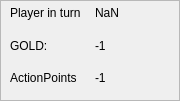
   <widget class="QFrame" name="info_frame">
    <property name="geometry">
     <rect>
      <x>19</x>
      <y>510</y>
      <width>180</width>
      <height>101</height>
     </rect>
    </property>
    <property name="frameShape">
     <enum>QFrame::StyledPanel</enum>
    </property>
    <property name="frameShadow">
     <enum>QFrame::Raised</enum>
    </property>
    <widget class="QWidget" name="gridLayoutWidget">
     <property name="geometry">
      <rect>
       <x>10</x>
       <y>0</y>
       <width>164</width>
       <height>91</height>
      </rect>
     </property>
     <layout class="QGridLayout" name="gridLayout">
      <item row="2" column="1">
       <widget class="QLabel" name="playergolddisplay_label">
        <property name="text">
         <string>-1</string>
        </property>
       </widget>
      </item>
      <item row="1" column="1">
       <widget class="QLabel" name="playernamedisplay_label">
        <property name="text">
         <string>NaN</string>
        </property>
       </widget>
      </item>
      <item row="2" column="0">
       <widget class="QLabel" name="playergold_label">
        <property name="text">
         <string>GOLD:</string>
        </property>
       </widget>
      </item>
      <item row="1" column="0">
       <widget class="QLabel" name="playername_label">
        <property name="text">
         <string>Player in turn</string>
        </property>
       </widget>
      </item>
      <item row="3" column="0">
       <widget class="QLabel" name="playerAP_label">
        <property name="text">
         <string>ActionPoints</string>
        </property>
       </widget>
      </item>
      <item row="3" column="1">
       <widget class="QLabel" name="playerAPdisplay_label">
        <property name="text">
         <string>-1</string>
        </property>
       </widget>
      </item>
     </layout>
    </widget>
   </widget>
